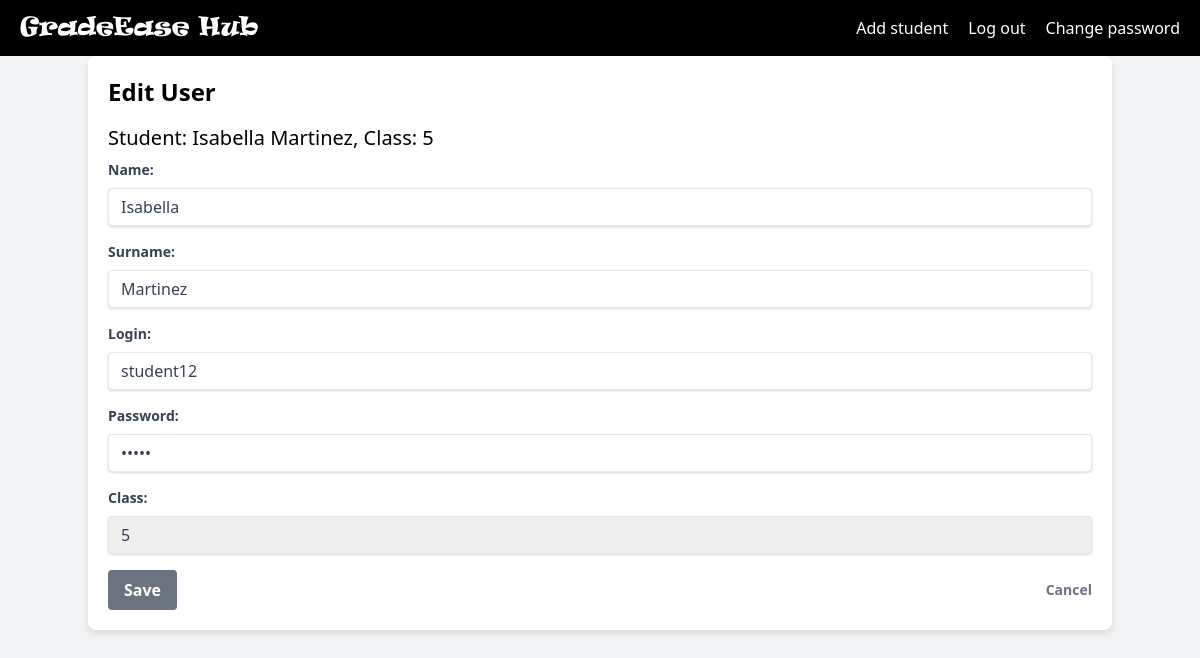
The page /pages/edit.php?student_id=50 (signed in) on the database as committed earlier.
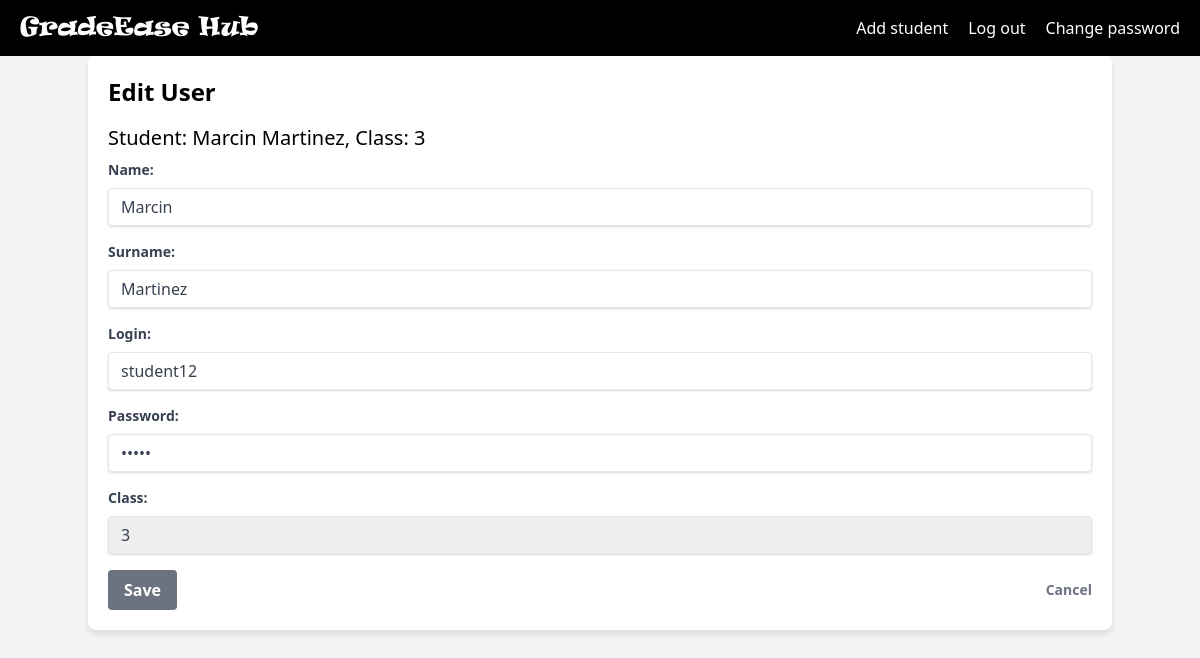
The same page on the database as committed later.
### tables this page shows
CREATE TABLE `students` (
  `student_id` int(11) NOT NULL,
  `user_id` int(11) NOT NULL,
  `class` varchar(50) NOT NULL
);

CREATE TABLE `users` (
  `user_id` int(11) NOT NULL,
  `login` varchar(50) NOT NULL,
  `password` varchar(255) NOT NULL,
  `name` varchar(50) NOT NULL,
  `surname` varchar(50) NOT NULL,
  `role_as` tinyint(4) NOT NULL DEFAULT 0,
  `date_of_birth` date DEFAULT NULL,
  `created_at` timestamp NOT NULL DEFAULT current_timestamp()
);

### pages/edit.php (the view, shortened to what this page needs)
<?php
include_once "../scripts/connect.php";
$user_id = $_GET['student_id'];
$sql_student = "
    SELECT users.name, users.surname, users.login, students.class
    FROM users
    INNER JOIN students ON users.user_id = students.user_id
    WHERE users.user_id = :user_id
";
$stmt_student = $conn->prepare($sql_student);
$stmt_student->bindParam(':user_id', $user_id, PDO::PARAM_INT);
$stmt_student->execute();
$student = $stmt_student->fetch(PDO::FETCH_ASSOC);
?>
<!DOCTYPE html>
<html lang="en">
<head>
    <link href="https://cdn.jsdelivr.net/npm/tailwindcss@2.2.19/dist/tailwind.min.css" rel="stylesheet">
    <link rel="stylesheet" href="../css/student.css">
</head>
<body>
    <div class="navbar">
    <div class="navbar-brand">
            <a href="admin.php" class="text-white">GradeEase Hub</a>
        </div>
        <div class="navbar-links">
            <a href="addstudent.php">Add student</a>
            <a href="../scripts/logout.php">Log out</a>
            <a href="change_passw.php">Change password</a>
        </div>
    </div>
    <div class="container mx-auto p-4">
        <h1 class="text-2xl font-bold mb-4">Edit User</h1>
        <div>
            <h2 class="text-xl mb-2">Student: <?php echo htmlspecialchars($student['name'] . ' ' . $student['surname']); ?>, Class: <?php echo htmlspecialchars($student['class']); ?></h2>
            <form action="edit.php?student_id=<?php echo htmlspecialchars($user_id); ?>" method="POST">
                <div class="mb-4">
                    <label for="name" class="block text-gray-700 text-sm font-bold mb-2">Name:</label>
                    <input type="text" id="name" name="name" value="<?php echo htmlspecialchars($student['name']); ?>" class="shadow appearance-none border rounded w-full py-2 px-3 text-gray-700 leading-tight focus:outline-none focus:shadow-outline">
                </div>
                <div class="mb-4">
                    <label for="surname" class="block text-gray-700 text-sm font-bold mb-2">Surname:</label>
                    <input type="text" id="surname" name="surname" value="<?php echo htmlspecialchars($student['surname']); ?>" class="shadow appearance-none border rounded w-full py-2 px-3 text-gray-700 leading-tight focus:outline-none focus:shadow-outline">
                </div>
                <div class="mb-4">
                    <label for="login" class="block text-gray-700 text-sm font-bold mb-2">Login:</label>
                    <input type="text" id="login" name="login" value="<?php echo htmlspecialchars($student['login']); ?>" class="shadow appearance-none border rounded w-full py-2 px-3 text-gray-700 leading-tight focus:outline-none focus:shadow-outline">
                </div>
                <div class="mb-4">
                    <label for="password" class="block text-gray-700 text-sm font-bold mb-2">Password:</label>
                    <input type="password" id="password" name="password" value="12345" class="shadow appearance-none border rounded w-full py-2 px-3 text-gray-700 leading-tight focus:outline-none focus:shadow-outline">
                </div>
                <div class="mb-4">
                    <label for="class" class="block text-gray-700 text-sm font-bold mb-2">Class:</label>
                    <select id="class" name="class" class="shadow appearance-none border rounded w-full py-2 px-3 text-gray-700 leading-tight focus:outline-none focus:shadow-outline">
                        <?php for ($i = 1; $i <= 8; $i++) { ?>
                            <option value="<?php echo $i; ?>" <?php echo ($student['class'] == $i) ? 'selected' : ''; ?>><?php echo $i; ?></option>
                        <?php } ?>
                    </select>
                </div>
                <div class="flex items-center justify-between">
                <button class="bg-gray-500 hover:bg-gray-700 text-white font-bold py-2 px-4 rounded">Save</button>
                <a href="admin.php" class="inline-block align-baseline font-bold text-sm text-gray-500 hover:text-gray-700">Cancel</a>
                </div>
            </form>
        </div>
    </div>
</body>
</html>

Rows that differ between the two databases and show on the page:
changed students "Martinez": user.surname "Isabella Martinez" → "Marcin Martinez"; class "5" → "3"; name "Isabella" → "Marcin"
